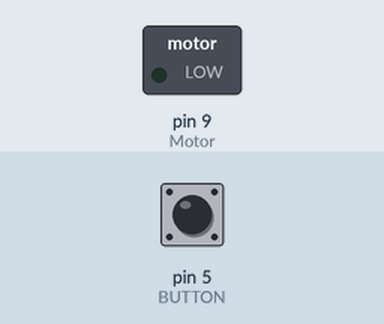
Simulated run of this sketch. Board: Arduino Uno, built with avr-gcc and run on an emulated ATmega328P. On the bench: switched loads named in the sketch (green lamp = pin HIGH). Inputs (shaded band) come from the test bench; at power-on: pin 5 (BUTTON) LOW. Random numbers use the default seed unless the sketch sets one.

Above: at 1.2 s.
1.3 s: pin 5 (BUTTON) pulled HIGH for 0.15 s
At 2.95 s:
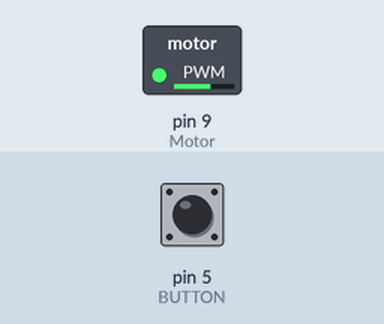
At 6.3 s:
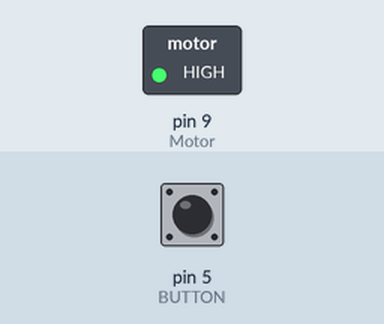
10.3 s: pin 5 (BUTTON) pulled HIGH for 1 s
At 10.45 s:
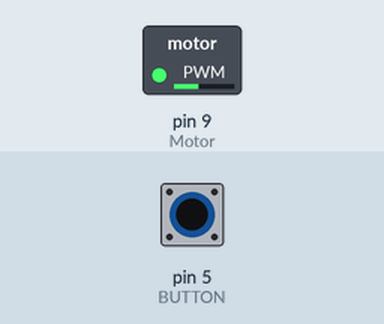
Timing chart, 0 to 19.3 s (numbered marks = the images above; inputs shaded):
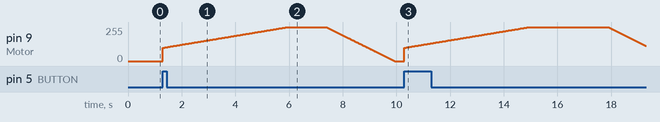

The sketch:

YPOK_27_1.ino
```cpp
// Урок 26 схема 1
#define Motor  9
#define BUTTON 5
int val = 0, state = 0, i = 0, num;

void setup() {
pinMode(Motor, OUTPUT); //Назначение режима работы пинам
pinMode(BUTTON, INPUT);
randomSeed(analogRead(A5)); // инициализация генератора случайных чисел
}
void loop() {
 val = digitalRead(BUTTON); // считывается значение с кнопки
 if (val == HIGH) {     // если нажата, то
    for (i = 100; i <= 255; i++) {   // запускается цикл с изменением значения i от 100 до 255
       analogWrite(Motor, i);   // разгоняется мотор
       delay(30);  }  // задержка для фиксации результата
    num = random(10,30)*100; //случайное число от 1000 до 3000 с шагом 100
    delay(num); // задержка для вращение мотора на максимальной скорости
    for (i = 255; i >= 0; i--) {   // запускается цикл с изменением значения i от 255 до 0
       analogWrite(Motor, i);   // плавно останавливаем мотор
       delay(10); }}     // задержка для фиксации результата
}
```

Measured:
- after the input at 1.3 s, pin 9 (Motor): rises from 0/255 to 255/255 in 4.7 s, then falls to 0/255 in 4.0 s
- after the input at 10.3 s, pin 9 (Motor): rises from 0/255 to 255/255 in 4.7 s, then falls to 114/255 in 4.3 s
